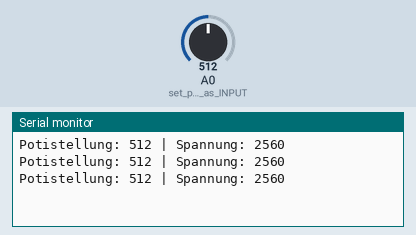
Recording of a sketch running on a simulated Arduino Uno, built with avr-gcc and run on an emulated ATmega328P. On the bench: the last lines printed to the serial monitor. The inputs (shaded band) are chosen by the test bench; at power-on: A0 (set_potipin_as_INPUT) = 512.

Above: at 1.2 s.
1.3 s: A0 (set_potipin_as_INPUT) set to 716
At 1.9 s:
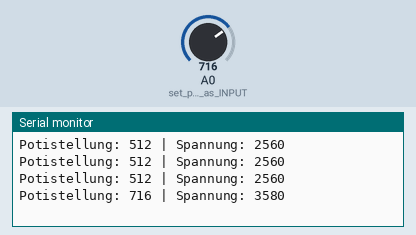
2.8 s: A0 (set_potipin_as_INPUT) set to 900
At 3.4 s:
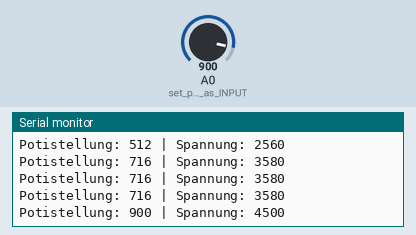
Timing chart, 0 to 5.8 s (numbered marks = the images above; inputs shaded):
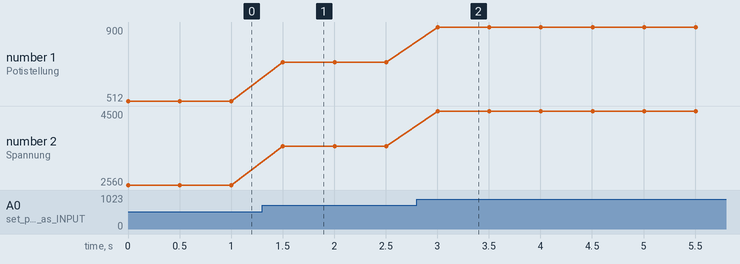

Measured:
- after the input at 1.3 s, the serial monitor: prints a new line after 0.20 s (image 1)
- after the input at 2.8 s, the serial monitor: prints a new line after 0.20 s (image 2)
- plotted number 1: 512 → 716 after the input at 1.3 s, 716 → 900 after the input at 2.8 s
- plotted number 2: 2560 → 3580 after the input at 1.3 s, 3580 → 4500 after the input at 2.8 s

The sketch:

3-3_Die_analoge_Variable.ino
```cpp
// 3.3 Die analoge Variable
// Solution by philipprogramm
//
// Pins
// A0: poti-module (only 1 pin avaliable)
// Note: A stands for analog pin of the arduino

void setup(){
    pinMode(A0, INPUT); // set potipin as INPUT
    Serial.begin(9600); // begin serial connection with pc
}

void loop(){
    Serial.print("Potistellung: "); // print info to pc
    Serial.print(String(analogRead(A0))); // print actual value of poti
    Serial.print(" | Spannung: "); // print info to pc
    Serial.println(String(5 * analogRead(A0)));
    delay(500); // wait 0,5s with next output
}
```
